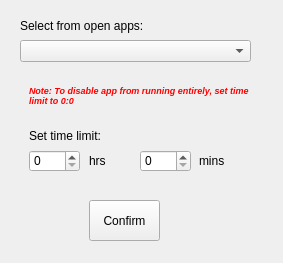
<?xml version="1.0" encoding="UTF-8"?>
<ui version="4.0">
 <class>Add_app</class>
 <widget class="QWidget" name="Add_app">
  <property name="geometry">
   <rect>
    <x>0</x>
    <y>0</y>
    <width>283</width>
    <height>263</height>
   </rect>
  </property>
  <property name="minimumSize">
   <size>
    <width>283</width>
    <height>263</height>
   </size>
  </property>
  <property name="maximumSize">
   <size>
    <width>283</width>
    <height>263</height>
   </size>
  </property>
  <property name="font">
   <font>
    <family>MS Shell Dlg 2</family>
   </font>
  </property>
  <property name="windowTitle">
   <string>Add</string>
  </property>
  <widget class="QLabel" name="label">
   <property name="geometry">
    <rect>
     <x>20</x>
     <y>10</y>
     <width>161</width>
     <height>31</height>
    </rect>
   </property>
   <property name="font">
    <font>
     <family>MS Shell Dlg 2</family>
     <pointsize>9</pointsize>
    </font>
   </property>
   <property name="text">
    <string>Select from open apps:</string>
   </property>
  </widget>
  <widget class="QComboBox" name="open_apps">
   <property name="geometry">
    <rect>
     <x>20</x>
     <y>40</y>
     <width>231</width>
     <height>22</height>
    </rect>
   </property>
   <property name="font">
    <font>
     <family>MS Shell Dlg 2</family>
     <pointsize>9</pointsize>
    </font>
   </property>
  </widget>
  <widget class="QLabel" name="label_4">
   <property name="geometry">
    <rect>
     <x>29</x>
     <y>120</y>
     <width>151</width>
     <height>31</height>
    </rect>
   </property>
   <property name="font">
    <font>
     <family>MS Shell Dlg 2</family>
     <pointsize>9</pointsize>
    </font>
   </property>
   <property name="text">
    <string>Set time limit:</string>
   </property>
  </widget>
  <widget class="QPushButton" name="confirmbtn">
   <property name="geometry">
    <rect>
     <x>89</x>
     <y>200</y>
     <width>71</width>
     <height>41</height>
    </rect>
   </property>
   <property name="font">
    <font>
     <family>Microsoft JhengHei UI</family>
    </font>
   </property>
   <property name="text">
    <string>Confirm</string>
   </property>
  </widget>
  <widget class="QLabel" name="label_6">
   <property name="geometry">
    <rect>
     <x>89</x>
     <y>150</y>
     <width>21</width>
     <height>21</height>
    </rect>
   </property>
   <property name="font">
    <font>
     <family>MS Shell Dlg 2</family>
     <pointsize>9</pointsize>
    </font>
   </property>
   <property name="text">
    <string>hrs</string>
   </property>
  </widget>
  <widget class="QLabel" name="label_7">
   <property name="geometry">
    <rect>
     <x>199</x>
     <y>150</y>
     <width>41</width>
     <height>21</height>
    </rect>
   </property>
   <property name="font">
    <font>
     <family>MS Shell Dlg 2</family>
     <pointsize>9</pointsize>
    </font>
   </property>
   <property name="text">
    <string>mins</string>
   </property>
  </widget>
  <widget class="QLabel" name="label_5">
   <property name="geometry">
    <rect>
     <x>29</x>
     <y>70</y>
     <width>231</width>
     <height>51</height>
    </rect>
   </property>
   <property name="font">
    <font>
     <family>MS Shell Dlg 2</family>
     <pointsize>7</pointsize>
     <weight>75</weight>
     <italic>true</italic>
     <bold>true</bold>
    </font>
   </property>
   <property name="acceptDrops">
    <bool>false</bool>
   </property>
   <property name="autoFillBackground">
    <bool>false</bool>
   </property>
   <property name="text">
    <string>&lt;html&gt;&lt;head/&gt;&lt;body&gt;&lt;p&gt;&lt;span style=&quot; color:#ff0000;&quot;&gt;Note: To disable app from running entirely, set time limit to 0:0&lt;/span&gt;&lt;/p&gt;&lt;/body&gt;&lt;/html&gt;</string>
   </property>
   <property name="scaledContents">
    <bool>true</bool>
   </property>
   <property name="wordWrap">
    <bool>true</bool>
   </property>
  </widget>
  <widget class="QSpinBox" name="time_hour">
   <property name="geometry">
    <rect>
     <x>29</x>
     <y>150</y>
     <width>51</width>
     <height>22</height>
    </rect>
   </property>
   <property name="maximum">
    <number>23</number>
   </property>
  </widget>
  <widget class="QSpinBox" name="time_min">
   <property name="geometry">
    <rect>
     <x>140</x>
     <y>150</y>
     <width>51</width>
     <height>22</height>
    </rect>
   </property>
   <property name="maximum">
    <number>60</number>
   </property>
  </widget>
 </widget>
 <resources/>
 <connections/>
</ui>
